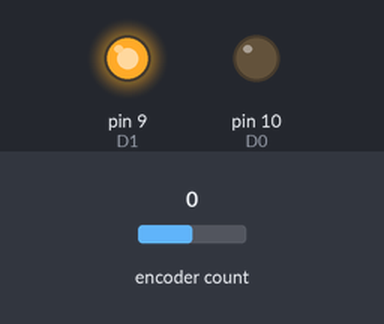
The sketch below on a simulated Arduino Uno, built with avr-gcc and run on an emulated ATmega328P. Parts: output pins drawn as LEDs (lit = HIGH). The test bench sets the inputs (shaded band); at power-on: encoder count 0. What the sketch prints to the serial monitor is not drawn.

Above: at 1.2 s.
1.3 s: encoder count set to -1
Timing chart, 0 to 4.3 s (numbered marks = the images above; inputs shaded):
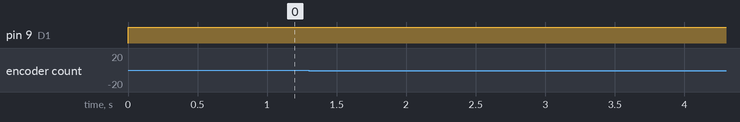

The sketch:

encodersTest.ino
```cpp
// This alternate version of the code does not require
// atomic.h. Instead, interrupts() and noInterrupts()
// are used. Please use this code if your
// platform does not support ATOMIC_BLOCK.
#include <Encoder.h>

//all pins must be PWM enabled pin with ~ printed beside them
const int D0=10;//~
const int D1=9;
const int D2=6;
const int D3=5;

int count = 0;

bool CW = true;
bool CCW = false;

bool debug = false;

Encoder motorEncoder(3,2);
//
#define ENCA 2 // Green
#define ENCB 3 // Yellow
//
//
//#define ENCA 2 // YELLOW
//#define ENCB 3 // WHITE
//#define PWM 5
//#define IN2 6
//#define IN1 7

volatile int posi = 0; // specify posi as volatile: https://www.arduino.cc/reference/en/language/variables/variable-scope-qualifiers/volatile/
long prevT = 0;
float eprev = 0;
float eintegral = 0;

void setup() {
  Serial.begin(9600);
  pinMode(ENCA,INPUT);
  pinMode(ENCB,INPUT);
//  attachInterrupt(digitalPinToInterrupt(ENCA),readEncoder,RISING);

//  pinMode(PWM,OUTPUT);
//  pinMode(IN1,OUTPUT);
//  pinMode(IN2,OUTPUT);

  Serial.println("target pos");
}

void loop() {

  // set target position
  int target = 20000;
//  int target = 250*sin(prevT/1e6);

  // PID constants
  float kp = 1;
  float kd = 0.025;
  float ki = 0.00;

  // time difference
  long currT = micros();
  float deltaT = ((float) (currT - prevT))/( 1.0e6 );
  prevT = currT;

  // Read the position
  int pos = 0;
  noInterrupts(); // disable interrupts temporarily while reading
  pos = motorEncoder.read();
  interrupts(); // turn interrupts back on

  // error
  int e = pos - target;

  // derivative
  float dedt = (e-eprev)/(deltaT);

  // integral
  eintegral = eintegral + e*deltaT;

  // control signal
  float u = kp*e + kd*dedt + ki*eintegral;

  // motor power
  float pwr = fabs(u);
  if( pwr > 255 ){
    pwr = 255;
  }

  // motor direction
  bool dir = CW;
  if(u<0){
    dir = CCW;
  }

  // signal the motor
  setMotor(dir,pwr);


  // store previous error
  eprev = e;

  Serial.print(target);
  Serial.print(" ");
  Serial.print(pos);
  Serial.print(" ");
  Serial.print(pwr);
  Serial.println();
}

void setMotor(bool direction, int pwr){
  int pwm = pwr;

//  int pwm=map(speed, 0, 100, 0, 255);
  if(direction == CW)
  {
   analogWrite(D0,pwm);
   analogWrite(D1,LOW);
  }else{
   analogWrite(D1,pwm);
   analogWrite(D0,LOW);
  }

}

//void readEncoder(){
//  int b = digitalRead(ENCB);
//  if(b > 0){
//    posi++;
//  }
//  else{
//    posi--;
//  }
//}
```

Measured:
- after the input at 1.3 s, every drawn part: stays the same
